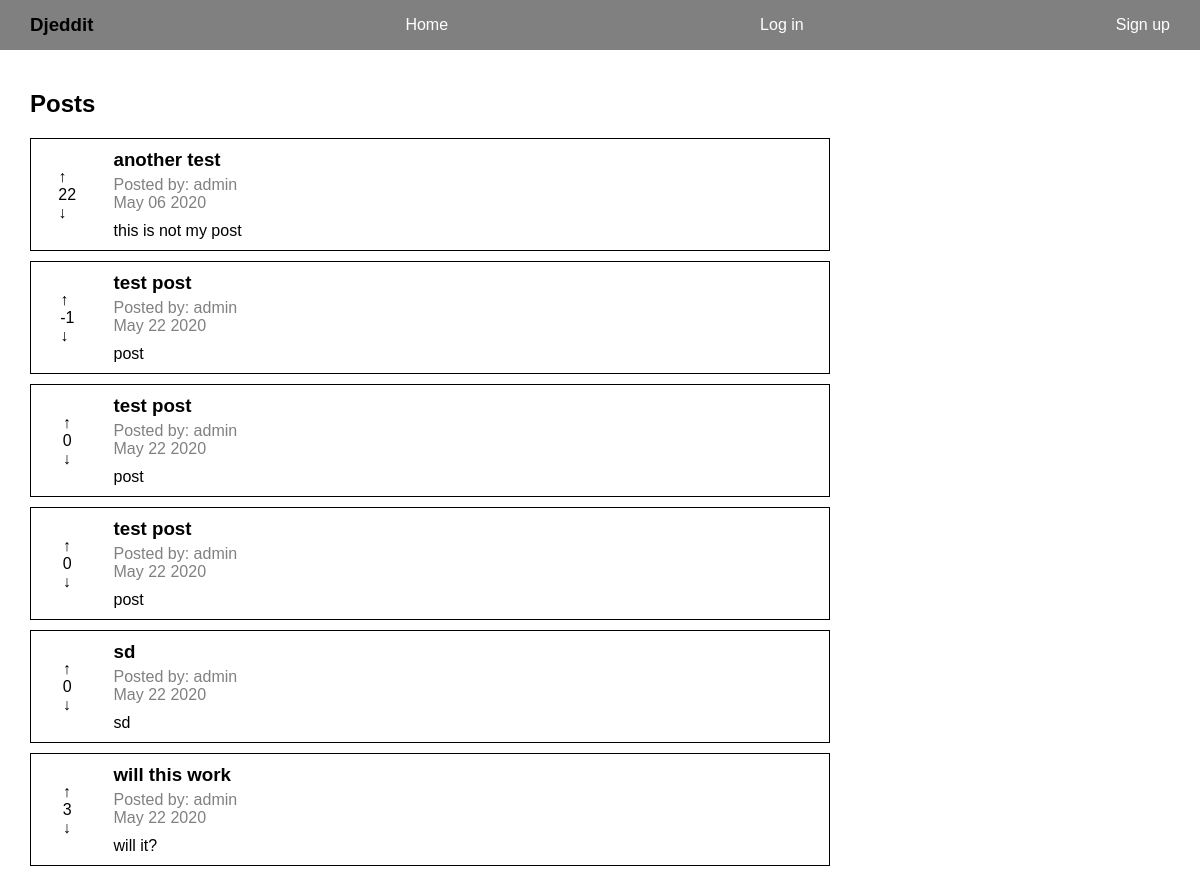
Before: /reddit/ with the older database file.
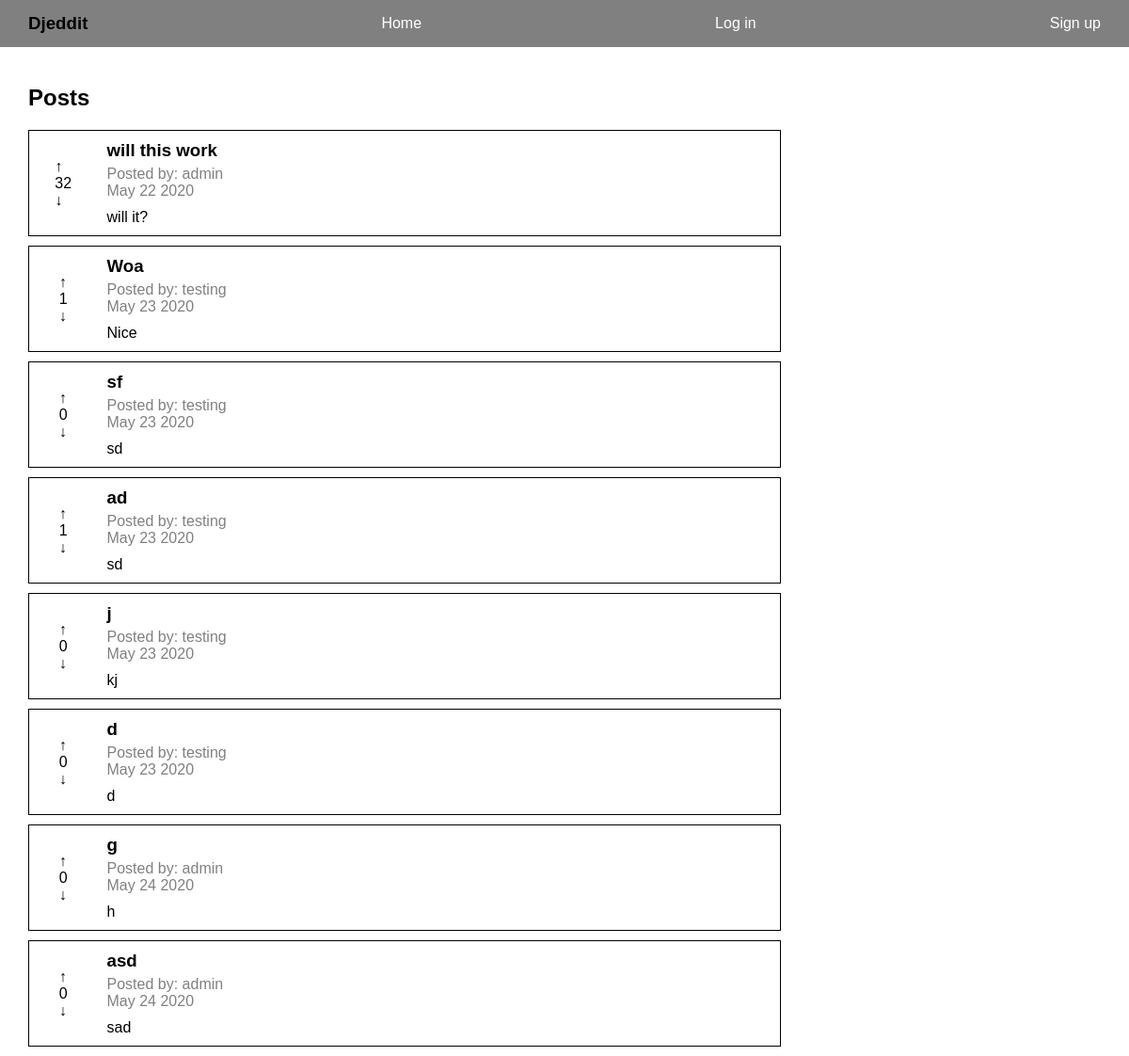
After: the same page with the newer database file.
### reddit_app/models.py (models this page shows, shortened)
class Post(models.Model):
    title = models.CharField(max_length=200)
    author = models.ForeignKey(User, on_delete=models.CASCADE)
    text = models.TextField()
    votes = models.IntegerField(default=0)
    created_at = models.DateTimeField(auto_now_add=True)
    def date_posted(self):
        return self.created_at.strftime('%B %d %Y')

### reddit_app/views.py (the view)
# urls.py: path("", views.index, name="index"),
def index(request):
    posts = Post.objects.all()
    context = {"posts": posts}
    return render(request, "reddit_app/index.html", context)

### templates/reddit_app/index.html (shortened to what this page needs)
{% extends "base.html" %}
{% block content %}
<h2>Posts</h2>
<div id="posts">
    {% if posts.count %}
        {% for post in posts %}
            <div class="post-container post-{{post.id}}" style="border: 1px solid black; margin-bottom: 10px;">
                <div>
                    <p class="upvote post-vote" data-votes="{{post.votes}}" data-postid="{{ post.id }}" data-userid="{{ user.id }}">&uarr;</p>
                    <p class="votes">{{post.votes}}</p>
                    <p class="downvote post-vote" data-votes="{{post.votes}}" data-postid="{{ post.id }}" data-userid="{{ user.id }}">&darr;</p>
                </div>
                <div class="post">
                    <a href={% url 'reddit_app:single_post' post.id %}>
                        <h3>{{post.title}}</h3>
                        <div class="post-info">
                            <span>Posted by: {{post.author}}</span>
                            <p>{{post.date_posted}}</p>
                        </div>
                        <p>{{post.text}}</p>
                    </a>
                </div>
            </div>
        {% endfor %}
    {% else %}
        <p>There are no posts</p>
    {% endif %}
</div>
{% load static %}
{% endblock content %}

Changed rows visible on the page:
removed Post: votes "22", title "another test", author "admin", date_posted "May 06 2020", text "this is not my post"
removed Post: votes "-1", title "test post", author "admin", date_posted "May 22 2020", text "post"
removed Post: votes "0", title "test post", author "admin", date_posted "May 22 2020", text "post"
removed Post: votes "0", title "test post", author "admin", date_posted "May 22 2020", text "post"
removed Post: votes "0", title "sd", author "admin", date_posted "May 22 2020", text "sd"
changed Post "will this work": votes "3" → "32"
added Post: votes "1", title "Woa", author "testing", date_posted "May 23 2020", text "Nice"
added Post: votes "0", title "sf", author "testing", date_posted "May 23 2020", text "sd"
added Post: votes "1", title "ad", author "testing", date_posted "May 23 2020", text "sd"
added Post: votes "0", title "j", author "testing", date_posted "May 23 2020", text "kj"
added Post: votes "0", title "d", author "testing", date_posted "May 23 2020", text "d"
added Post: votes "0", title "g", author "admin", date_posted "May 24 2020", text "h"
added Post: votes "0", title "asd", author "admin", date_posted "May 24 2020", text "sad"
